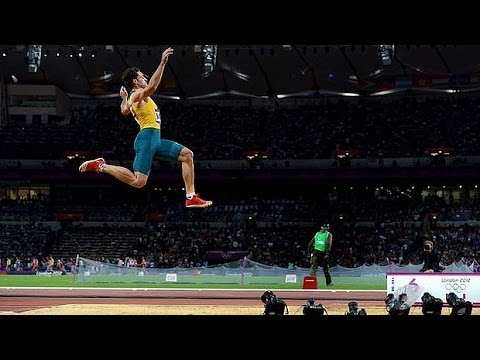
#> input picture Assignment6_ImageProcessing_SocialNetworkAnalysis/Image processing/longjump.jpg, 480 x 360 px
$ jupyter execute '13_Comparing Image Processing Algorithms.ipynb'   (older library calls are emulated)
#> lines starting #> are read from the running program, lines starting #| are printed output that depends on the picture; after the words box and inside, x2 and y2 are one past the last pixel; in counts of white or black regions, pixels touching at a corner belong together
# A Notebook for Image Segmentation and Edge Detection
This notebook allows you to **_segment_** images and do **_edge detection_** for images.

For those of you interested in understanding the code, the notebook uses the [numpy](http://numpy.org) library to manage data, the [matplotlib](https://matplotlib.org) library to visualize the results, and an image processing library called [scikit-image](http://scikit-image.org). For those of you interested in the code, the segmentation algorithm is threshold Yen and the edge detection algorithm is called Canny edge detection.

The following cell contains some predefined functions to implement segmentation and edge detection. Please make sure you have run this cell before you run other cells in this notebook.

[cell 1]
import numpy as np
import matplotlib.pyplot as plt
from skimage import feature,io,color
from skimage.morphology import watershed
from skimage.filters import threshold_otsu,threshold_yen

def loadIMG():
    filename=input("Please input the image filename:")
#> the answer given: Image processing/longjump.jpg
    img = io.imread(filename)
#> img is the input picture: shape (360, 480, 3); mean R, G, B 30.7, 29.6, 29.4
    #if len(img.shape)!=2:
    #    img = color.rgb2gray(img)
    return img

def CannyEdge(img,sigma=0.5):
    if len(img.shape)!=2:
        img = color.rgb2gray(img)
    edges = feature.canny(img, sigma)
    return edges

def displayCannyEdge(img,sigma=0.5):
    plt.clf()
    edges1 = CannyEdge(img,sigma)
    fig, (ax1,ax2) = plt.subplots(nrows=1, ncols=2, figsize=(10, 4),sharex=True, \
                                  sharey=True)
    ax1.imshow(img, cmap=plt.cm.gray)
    ax1.axis('off')
    ax1.set_title('Original Image', fontsize=10)
    ax2.imshow(edges1, cmap=plt.cm.gray)
    ax2.axis('off')
    ax2.set_title('Canny Edge Image', fontsize=10)
    #plt.savefig('Edge Detection.png',dpi=300)
    plt.show()

def Segment(img):
    if len(img.shape)!=2:
        img = color.rgb2gray(img)
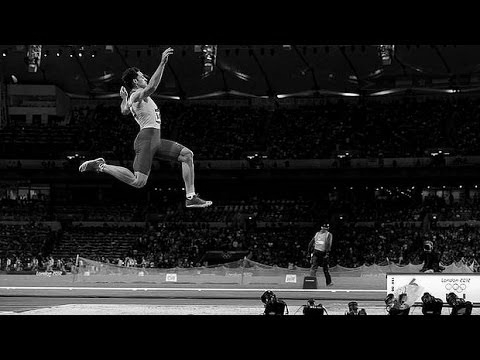
#> img: shape (360, 480) float64; min 0, max 1, mean 0.117
    #thresh = threshold_otsu(img)
    thresh = threshold_yen(img)
#> thresh = 0.174
    segmentation = img > thresh
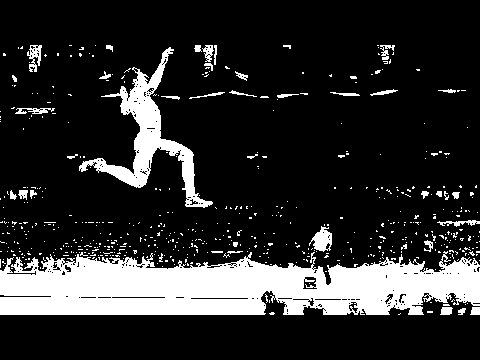
#> segmentation: shape (360, 480) bool; 17.9% white; 560 white regions (519 under 20 px), largest, box (x1, y1, x2, y2) and area: (0, 251, 480, 315) 22347, (79, 47, 213, 208) 4382, (309, 226, 332, 252) 339
    # [7 lines of commented-out code are left out]
    return segmentation

def displaySegment(img):
    plt.clf()
    segmentation=Segment(img)
    fig, (ax1,ax2) = plt.subplots(nrows=1, ncols=2, figsize=(10, 4),sharex=True,\
                                  sharey=True)
    ax1.imshow(img, cmap=plt.cm.gray)
    ax1.axis('off')
    ax1.set_title('Original Image', fontsize=10)
    ax2.imshow(segmentation, cmap=plt.cm.gray)
    ax2.axis('off')
    ax2.set_title('Segmented Image', fontsize=10)
    fig.tight_layout()
    plt.show()
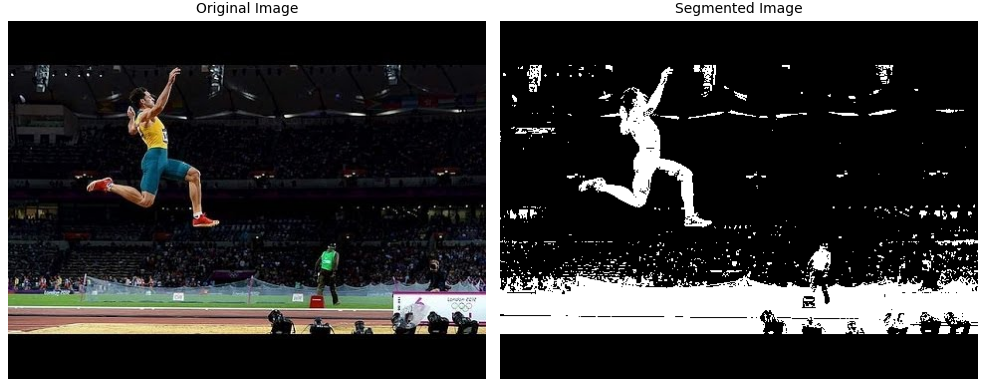
#> figure drawn by matplotlib, 2 panels

## Detecting Edges in an Image
Run the following cell and input the filename of an image that you want to process.

[cell 2]
img=loadIMG()
displaySegment(img)

## Exploring Different Ways to Detect Edges
The following cell will detect the edges of the given image. You can use images provided in the repository or your own images. You will be asked to input a value for a parameter, sigma (standard deviation for the Gaussian filter in Canny edge detection). The value of sigma value can be any number but any value from 0 to 3 will work well.

Run this cell several times with different values of sigma, and you will see the differences in the results.

[cell 3]
img=loadIMG()
#> the answer given: Image processing/rocks.jpg
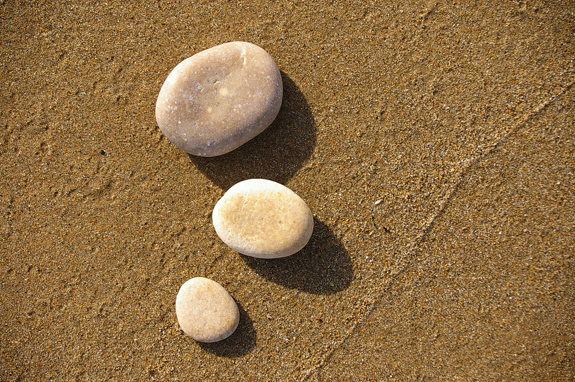
#> input picture Assignment6_ImageProcessing_SocialNetworkAnalysis/Image processing/rocks.jpg, 575 x 382 px
#> in loadIMG, img is the input picture: shape (382, 575, 3); mean R, G, B 143.3, 111, 68.7
sigma=float(input('Please input the sigma for edge detection: '))
#> the answer given: 3
displayCannyEdge(img,sigma)
#> in CannyEdge, `img = color.rgb2gray(img)`:
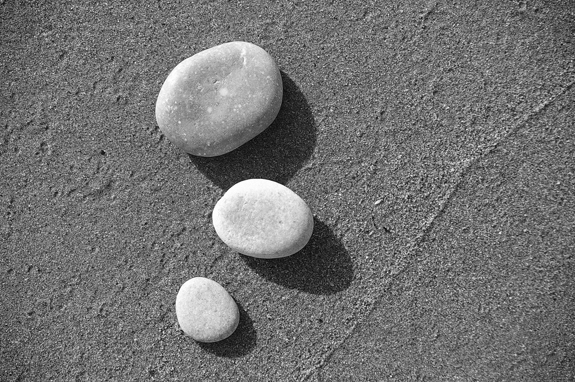
#> img: shape (382, 575) float64; min 0.019, max 1, mean 0.45
#> in CannyEdge, `edges = feature.canny(img, sigma)`:
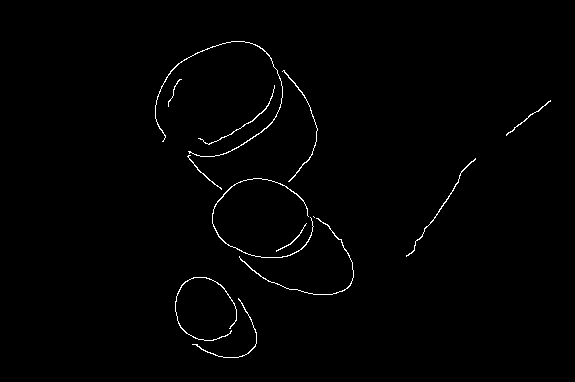
#> edges: shape (382, 575) bool; 0.91% white in thin lines or dots, all inside (x1, y1, x2, y2) = (155, 41, 551, 358)

## Combining Segmenting and Edge Detection
The cell below defines a function to segment an image and then detect its edges. It will output the original image, the image with edge detection, and the image after segmenting and then detecting its edges.

[cell 4]
def displaySegmentThenCanny(img,sigma=0.5):
    plt.clf()
    segmentation=Segment(img)
    edges=CannyEdge(segmentation,sigma)
    fig, (ax1,ax2,ax3) = plt.subplots(nrows=1, ncols=3, figsize=(15, 4),sharex=True, \
                                      sharey=True)
    ax1.imshow(img, cmap=plt.cm.gray)
    ax1.axis('off')
    ax1.set_title('Original Image', fontsize=10)
    ax2.imshow(segmentation, cmap=plt.cm.gray)
    ax2.axis('off')
    ax2.set_title('Segmented Image', fontsize=10)
    ax3.imshow(edges, cmap=plt.cm.gray)
    ax3.axis('off')
    ax3.set_title('Segmented then Edged Image', fontsize=10)
    fig.tight_layout()
    plt.savefig('Segmenting and Edge Detection.png',dpi=300)
    plt.show()

Running the following cell will execute that function with the image you choose.

[cell 5]
img=loadIMG()
#> the answer given: Image processing/rocks.jpg
sigma=float(input('Please input the sigma for edge detection: '))
#> the answer given: 3
displaySegmentThenCanny(img,sigma)
#> in Segment (call 2), `thresh = threshold_yen(img)`: thresh = 0.661
#> in Segment (call 2), `segmentation = img > thresh`:
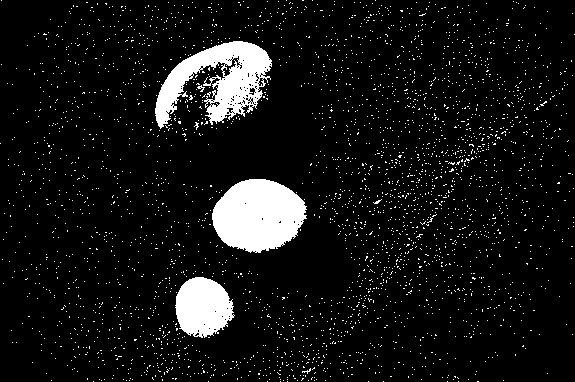
#> segmentation: shape (382, 575) bool; 7.9% white; 3150 white regions (3146 under 20 px), largest, box (x1, y1, x2, y2) and area: (212, 179, 307, 253) 5228, (155, 41, 272, 129) 4901, (175, 277, 235, 338) 2672, (197, 85, 205, 92) 23
#> call 2 of CannyEdge, with sigma = 3
#> in CannyEdge (call 2), `edges = feature.canny(img, sigma)`:
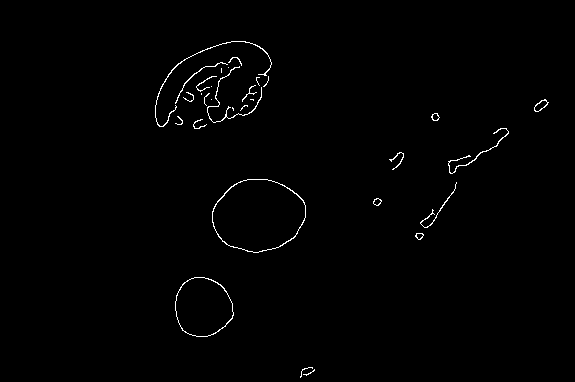
#> edges: shape (382, 575) bool; 0.81% white in thin lines or dots, all inside (x1, y1, x2, y2) = (155, 41, 549, 378)
